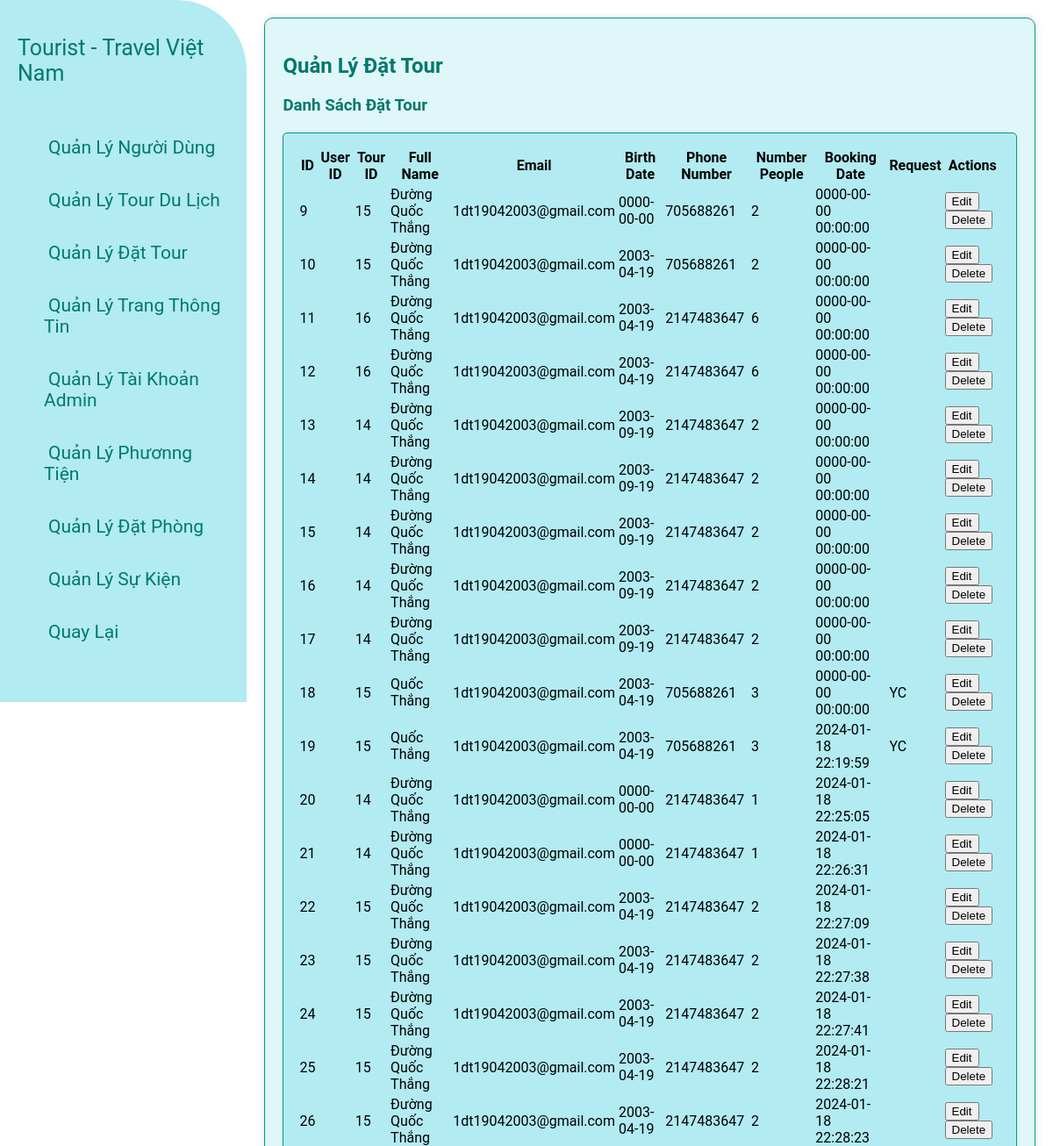
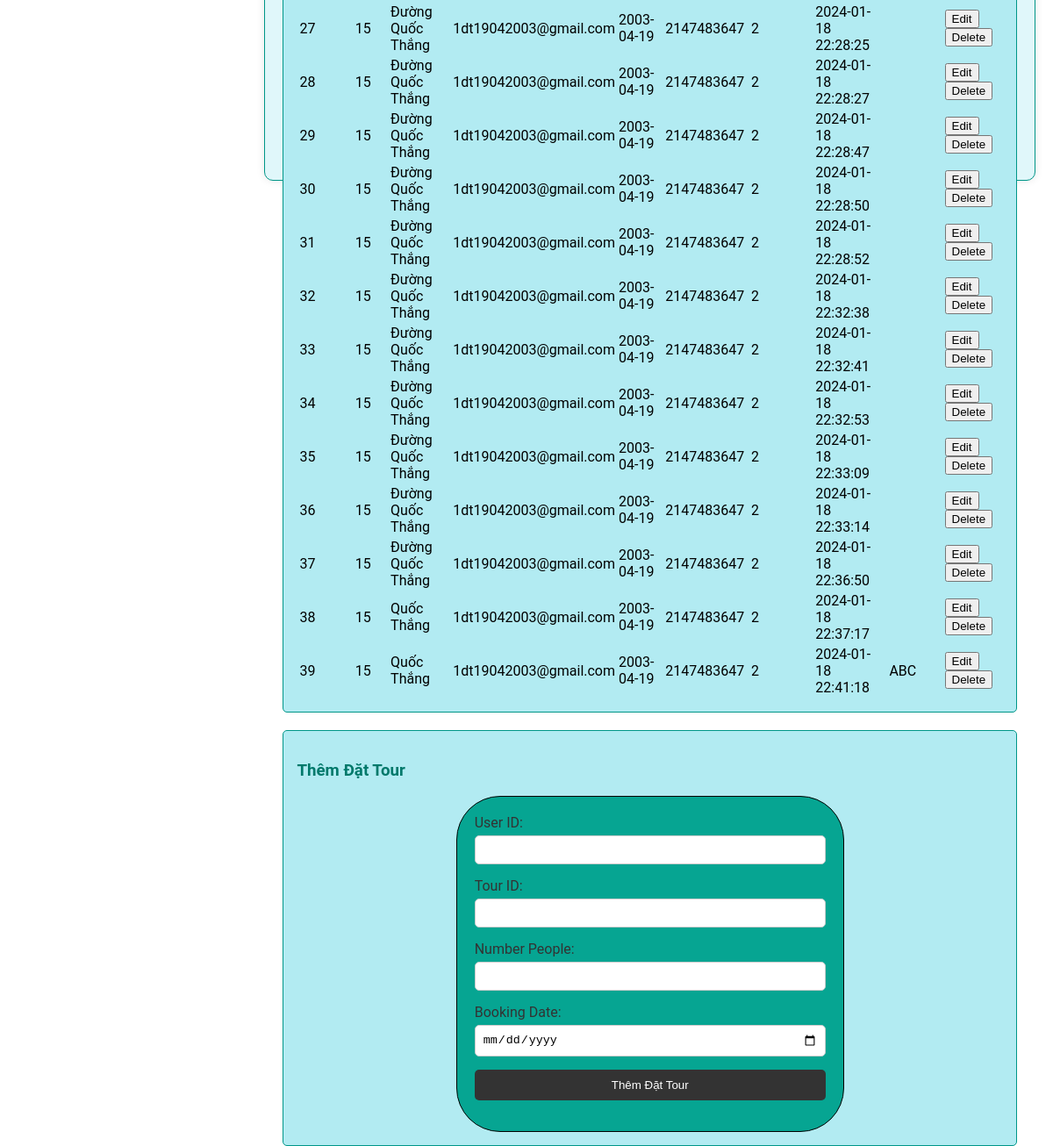
Screenshot of /booking.php with the database file from the repository (2 pictures, top to bottom).
### tables this page shows
CREATE TABLE `bookings` (
  `booking_id` int(11) NOT NULL,
  `user_id` int(11) DEFAULT NULL,
  `tour_id` int(11) DEFAULT NULL,
  `full_name` varchar(255) NOT NULL,
  `email` varchar(30) NOT NULL,
  `birth_date` date NOT NULL,
  `phone_number` int(11) NOT NULL,
  `num_people` int(11) NOT NULL,
  `booking_date` datetime NOT NULL DEFAULT current_timestamp(),
  `request` varchar(255) DEFAULT NULL
);

### detail/show_booking.php (the view, shortened to what this page needs)
<?php
include('db_connection.php');
$sql = "SELECT * FROM Bookings";
$result = mysqli_query($conn, $sql);
if (mysqli_num_rows($result) > 0) {
    echo "<table>";
    echo "<tr><th>ID</th><th>User ID</th><th>Tour ID</th><th>Full Name</th><th>Email</th><th>Birth Date</th><th>Phone Number</th><th>Number People</th><th>Booking Date</th><th>Request</th><th>Actions</th></tr>";
    while ($row = mysqli_fetch_assoc($result)) {
        echo "<tr>";
        echo "<td>" . $row["booking_id"] . "</td>";
        echo "<td>" . $row["user_id"] . "</td>";
        echo "<td>" . $row["tour_id"] . "</td>";
        echo "<td>" . $row["full_name"] . "</td>";
        echo "<td>" . $row["email"] . "</td>";
        echo "<td>" . $row["birth_date"] . "</td>";
        echo "<td>" . $row["phone_number"] . "</td>";
        echo "<td>" . $row["num_people"] . "</td>";
        echo "<td>" . $row["booking_date"] . "</td>";
        echo "<td>" . $row["request"] . "</td>";
        echo "<td>";
        echo "<form method='post' action='" . $_SERVER["PHP_SELF"] . "'>";
        echo "<button type='submit' name='edit_booking' value='" . $row["booking_id"] . "'>Edit</button>";
        echo "<button type='submit' name='delete_booking' value='" . $row["booking_id"] . "'>Delete</button>";
        echo "</form>";
        echo "</td>";
        echo "</tr>";
    }
    echo "</table>";
} else {
    echo "Không có đặt tour nào.";
}

### style/aside.css (style rules this page uses)
body { display: flex; font-family: 'Roboto'; width: 100%; height: 100vh; margin: 0; }
form { grid-template-columns: 1fr 1fr; gap: 15px; max-width: 400px; margin: 0 auto; }

### rows the page displays
bookings: booking_id "9", tour "15", full_name "Đường Quốc Thắng", email "1dt19042003@gmail.com", birth_date "0000-00-00", phone_number "705688261", num_people "2", booking_date "0000-00-00 00:00:00"
bookings: booking_id "10", tour "15", full_name "Đường Quốc Thắng", email "1dt19042003@gmail.com", birth_date "2003-04-19", phone_number "705688261", num_people "2", booking_date "0000-00-00 00:00:00"
bookings: booking_id "11", tour "16", full_name "Đường Quốc Thắng", email "1dt19042003@gmail.com", birth_date "2003-04-19", phone_number "2147483647", num_people "6", booking_date "0000-00-00 00:00:00"
bookings: booking_id "12", tour "16", full_name "Đường Quốc Thắng", email "1dt19042003@gmail.com", birth_date "2003-04-19", phone_number "2147483647", num_people "6", booking_date "0000-00-00 00:00:00"
bookings: booking_id "13", tour "14", full_name "Đường Quốc Thắng", email "1dt19042003@gmail.com", birth_date "2003-09-19", phone_number "2147483647", num_people "2", booking_date "0000-00-00 00:00:00"
bookings: booking_id "14", tour "14", full_name "Đường Quốc Thắng", email "1dt19042003@gmail.com", birth_date "2003-09-19", phone_number "2147483647", num_people "2", booking_date "0000-00-00 00:00:00"
bookings: booking_id "15", tour "14", full_name "Đường Quốc Thắng", email "1dt19042003@gmail.com", birth_date "2003-09-19", phone_number "2147483647", num_people "2", booking_date "0000-00-00 00:00:00"
bookings: booking_id "16", tour "14", full_name "Đường Quốc Thắng", email "1dt19042003@gmail.com", birth_date "2003-09-19", phone_number "2147483647", num_people "2", booking_date "0000-00-00 00:00:00"
bookings: booking_id "17", tour "14", full_name "Đường Quốc Thắng", email "1dt19042003@gmail.com", birth_date "2003-09-19", phone_number "2147483647", num_people "2", booking_date "0000-00-00 00:00:00"
bookings: booking_id "18", tour "15", full_name "Quốc Thắng", email "1dt19042003@gmail.com", birth_date "2003-04-19", phone_number "705688261", num_people "3", booking_date "0000-00-00 00:00:00", request "YC"
bookings: booking_id "19", tour "15", full_name "Quốc Thắng", email "1dt19042003@gmail.com", birth_date "2003-04-19", phone_number "705688261", num_people "3", booking_date "2024-01-18 22:19:59", request "YC"
bookings: booking_id "20", tour "14", full_name "Đường Quốc Thắng", email "1dt19042003@gmail.com", birth_date "0000-00-00", phone_number "2147483647", num_people "1", booking_date "2024-01-18 22:25:05"
bookings: booking_id "21", tour "14", full_name "Đường Quốc Thắng", email "1dt19042003@gmail.com", birth_date "0000-00-00", phone_number "2147483647", num_people "1", booking_date "2024-01-18 22:26:31"
bookings: booking_id "22", tour "15", full_name "Đường Quốc Thắng", email "1dt19042003@gmail.com", birth_date "2003-04-19", phone_number "2147483647", num_people "2", booking_date "2024-01-18 22:27:09"
bookings: booking_id "23", tour "15", full_name "Đường Quốc Thắng", email "1dt19042003@gmail.com", birth_date "2003-04-19", phone_number "2147483647", num_people "2", booking_date "2024-01-18 22:27:38"
bookings: booking_id "24", tour "15", full_name "Đường Quốc Thắng", email "1dt19042003@gmail.com", birth_date "2003-04-19", phone_number "2147483647", num_people "2", booking_date "2024-01-18 22:27:41"
bookings: booking_id "25", tour "15", full_name "Đường Quốc Thắng", email "1dt19042003@gmail.com", birth_date "2003-04-19", phone_number "2147483647", num_people "2", booking_date "2024-01-18 22:28:21"
bookings: booking_id "26", tour "15", full_name "Đường Quốc Thắng", email "1dt19042003@gmail.com", birth_date "2003-04-19", phone_number "2147483647", num_people "2", booking_date "2024-01-18 22:28:23"
bookings: booking_id "27", tour "15", full_name "Đường Quốc Thắng", email "1dt19042003@gmail.com", birth_date "2003-04-19", phone_number "2147483647", num_people "2", booking_date "2024-01-18 22:28:25"
bookings: booking_id "28", tour "15", full_name "Đường Quốc Thắng", email "1dt19042003@gmail.com", birth_date "2003-04-19", phone_number "2147483647", num_people "2", booking_date "2024-01-18 22:28:27"
bookings: booking_id "29", tour "15", full_name "Đường Quốc Thắng", email "1dt19042003@gmail.com", birth_date "2003-04-19", phone_number "2147483647", num_people "2", booking_date "2024-01-18 22:28:47"
bookings: booking_id "30", tour "15", full_name "Đường Quốc Thắng", email "1dt19042003@gmail.com", birth_date "2003-04-19", phone_number "2147483647", num_people "2", booking_date "2024-01-18 22:28:50"
bookings: booking_id "31", tour "15", full_name "Đường Quốc Thắng", email "1dt19042003@gmail.com", birth_date "2003-04-19", phone_number "2147483647", num_people "2", booking_date "2024-01-18 22:28:52"
bookings: booking_id "32", tour "15", full_name "Đường Quốc Thắng", email "1dt19042003@gmail.com", birth_date "2003-04-19", phone_number "2147483647", num_people "2", booking_date "2024-01-18 22:32:38"
bookings: booking_id "33", tour "15", full_name "Đường Quốc Thắng", email "1dt19042003@gmail.com", birth_date "2003-04-19", phone_number "2147483647", num_people "2", booking_date "2024-01-18 22:32:41"
bookings: booking_id "34", tour "15", full_name "Đường Quốc Thắng", email "1dt19042003@gmail.com", birth_date "2003-04-19", phone_number "2147483647", num_people "2", booking_date "2024-01-18 22:32:53"
bookings: booking_id "35", tour "15", full_name "Đường Quốc Thắng", email "1dt19042003@gmail.com", birth_date "2003-04-19", phone_number "2147483647", num_people "2", booking_date "2024-01-18 22:33:09"
bookings: booking_id "36", tour "15", full_name "Đường Quốc Thắng", email "1dt19042003@gmail.com", birth_date "2003-04-19", phone_number "2147483647", num_people "2", booking_date "2024-01-18 22:33:14"
bookings: booking_id "37", tour "15", full_name "Đường Quốc Thắng", email "1dt19042003@gmail.com", birth_date "2003-04-19", phone_number "2147483647", num_people "2", booking_date "2024-01-18 22:36:50"
bookings: booking_id "38", tour "15", full_name "Quốc Thắng", email "1dt19042003@gmail.com", birth_date "2003-04-19", phone_number "2147483647", num_people "2", booking_date "2024-01-18 22:37:17"
bookings: booking_id "39", tour "15", full_name "Quốc Thắng", email "1dt19042003@gmail.com", birth_date "2003-04-19", phone_number "2147483647", num_people "2", booking_date "2024-01-18 22:41:18", request "ABC"
